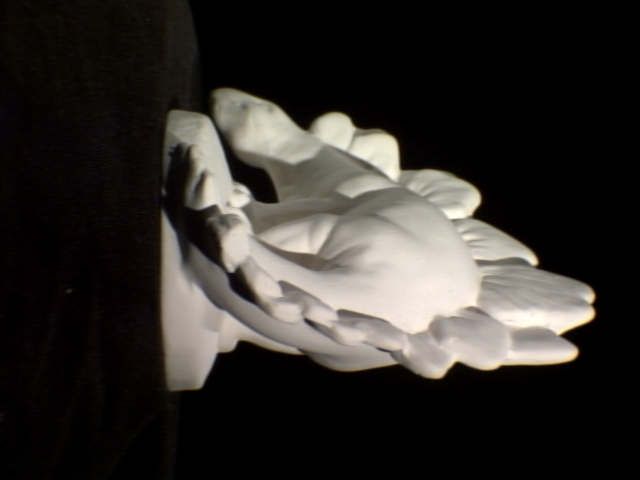
#> input picture hw3/p3-082674-148131/input/dino0021.png, 640 x 480 px; its folder holds only this picture in this run
$ python klt_test_images.py
#> lines starting #> are read from the running program, lines starting #| are printed output that depends on the picture
import cv2
import numpy as np
import sys
import os
import klt
import keypoint_selector as kps

def tuplesum (tl1, tl2):
	new_tl = []
	for i in range(len(tl1)):
		new_tl.append((tl1[i][0]+tl2[i][0], tl1[i][1]+tl2[i][1]))
	return new_tl

# params para ShiTomasi corner detection
feature_params = dict( maxCorners = 100,
                       qualityLevel = 0.3,
                       minDistance = 7,
                       blockSize = 7 )

NUM_IMAGES = 19
NUN_START = 21

dir_path = os.path.dirname(os.path.realpath(__file__))
output = dir_path+'/../output/output-p3-3-1-'
points = []
remove_p = []
frame=None

# Itera por todas imagens
for i in range(NUM_IMAGES):

	# caso já tenha uma imagem salva como imagem previa
	if i > 0:
		frame_prev = frame
	frame = cv2.imread(dir_path+'/../input/dino00'+str(i+NUN_START)+'.png', 1)
#> frame is the input picture: shape (480, 640, 3); mean B, G, R 41.7, 45.2, 48.4
	if frame is None:
		print("Image "+str(i+NUN_START)+" not found.")
		sys.exit()

	# caso seja a primeira imagem cria os vetores auxiliares e recebe a imagem
	if i == 0:
		gray = cv2.cvtColor(frame, cv2.COLOR_BGR2GRAY)
		p = cv2.goodFeaturesToTrack(gray, mask = None, **feature_params)
#> p = 16 rows, first 8: [534, 262], [474, 216], [591, 305], [562, 336], [402, 168], [231, 269], [241, 209], [215, 207]
		points.append(p)
		remove_p.append(np.full(len(p), True, dtype=bool))
		mask = np.zeros_like(frame)
		col = None
		for kn in range(len(p)):
			if col is None:	col = np.array([np.random.randint(0,255,3)])
			else:
				col = np.append(col, np.array([np.random.randint(0,255,3)]), axis=0)
#> this loop made 16 passes
#> col on passes 1 to 3: [[172, 47, 117]], [[172, 47, 117], [192, 67, 251]], [[172, 47, 117], [192, 67, 251], [195, 103, 9]]
#> after the loop, col = 16 rows, first 8: [172, 47, 117], [192, 67, 251], [195, 103, 9], [211, 21, 242], [36, 87, 70], [216, 88, 140], [58, 193, 230], [39, 87, 174]
		# Salva imagem com keypoints encontrados
		img_out = frame
		for indx, line in enumerate(p):
			a,b = line.ravel()
			img_out = cv2.circle(img_out,(a,b),5,col[indx].tolist(),-1)
#> this loop made 16 passes
#> (a, b) on passes 1 to 12: (534, 262), (474, 216), (591, 305), (562, 336), (402, 168), (231, 269), (241, 209), (215, 207), (338, 312), (457, 363), (279, 283), (276, 200)
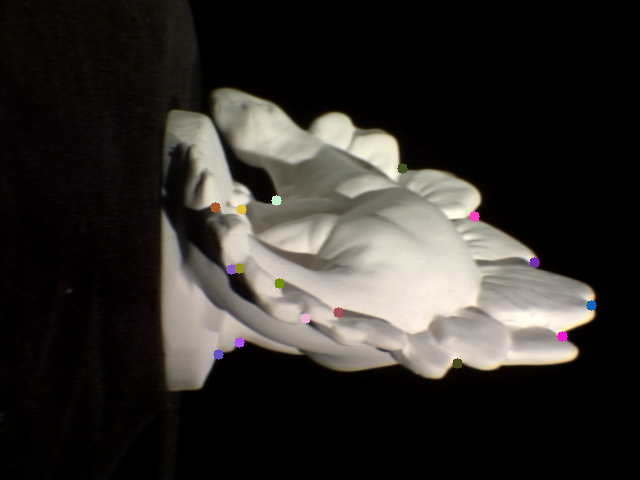
#> img_out: shape (480, 640, 3); mean B, G, R 41.9, 45.2, 48.5
#> (the program exits here)
